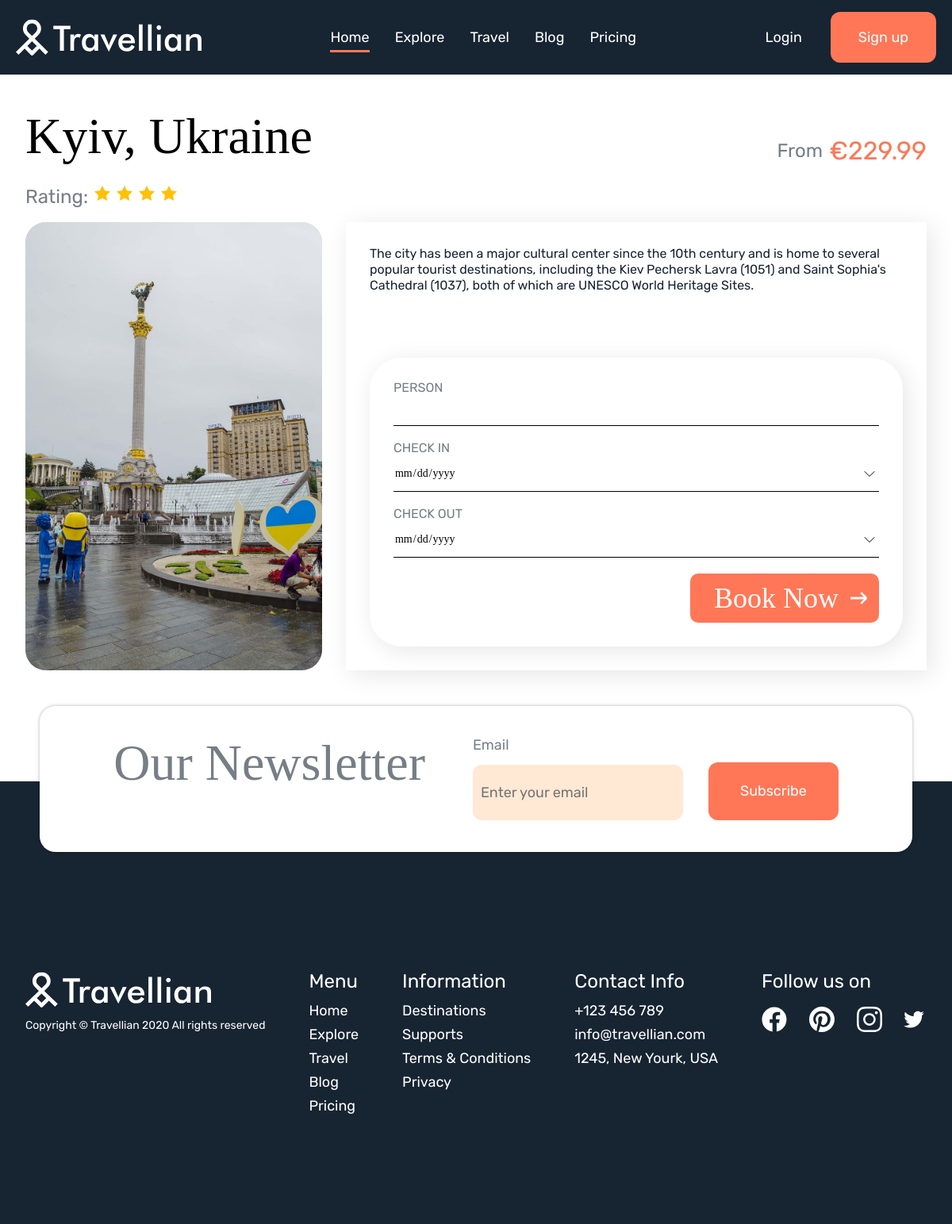
/offers/3, run on the app's committed database.
### kursova_page/models.py (models this page shows, shortened)
class Offers(models.Model):
    location = models.CharField(max_length=255)
    rating = models.IntegerField()
    description = models.TextField()
    pricing = models.FloatField()
    offer_image = models.ImageField(null = True, blank=True, upload_to="images/")

### kursova_page/views.py (the view)
# urls.py: path('offers/<int:id>', offer_item, name='offer_item'),
def offer_item(request, id):
    data = Offers.objects.get(id = id)
    form = registerForm(request)
    return render(request, 'offer-page/index.html', {'data': data, 'form': form})

### kursova_page/forms.py
class AccountCreationForm(UserCreationForm):
    def __init__(self, *args, **kwargs):
        super().__init__(*args, **kwargs)
        self.fields['username'].widget.attrs.update({'placeholder':_('Username')})
        self.fields['password1'].widget.attrs.update({'placeholder':_('Password')})
        self.fields['password2'].widget.attrs.update({'placeholder':_('Repeat password')})

### kursova_page/views.py (called while the page is built)
def registerForm(request):
    if request.method == "POST":
        form = AccountCreationForm(request.POST)
        if form.is_valid():
            form.save()
            return HttpResponseRedirect("/")
        else:
            messages.error(request, form.errors, extra_tags="register")
    else:
        form = AccountCreationForm()
    return form

### kursova_page/templates/offer-page/index.html (shortened to what this page needs)
{% extends '../base.html' %}
{% block head %}
{% load static %}
<head>
    <link rel="stylesheet" href="{% static 'offer-page/styles/style.css' %}">
<head>
{% endblock head %}
{% block content %}
    <section class="offer-info">
        <div class="section-wrap">
            <div class="inner-wrap">
                <div class="offer-info-head">
                    <div class="offer-head-left">
                        <div class="offer-title black-text">
                            <h1 class = "title-big">
                                {{ data.location }}
                            </h1>
                        </div>
                        <div class = "offer-rate">
                            <span class="title-small grey-text">Rating: </span>
                            {% for i in '0123456789'|make_list %}
                            {% if  forloop.counter <= data.rating %}
                            <svg width="24" height="24" viewBox="0 0 24 24" fill="none" xmlns="http://www.w3.org/2000/svg">
                                <path d="M12 2.00006L15.09 8.26006L22 9.27006L17 14.1401L18.18 21.0201L12 17.7701L5.82 21.0201L7 14.1401L2 9.27006L8.91 8.26006L12 2.00006Z" fill="#FFC107"/>
                                </svg>
                            {% endif %}
                        {% endfor %}
                        </div>
                    </div>
                    <div class = "offer-price-wrap">
                        <span class = "title-small grey-text">From</span>
                        <span class = "offer-price">€{{data.pricing}}</span>
                    </div>
                </div>
                <div class="offer-info-content">
                    <img src="../media/{{data.offer_image}}" alt="offer1" class="offer-image-block">
                    <div class="offer-info-content-right">
                        <span class = "offer-description d-block">
                            {{data.description}}
                        </span>
                        <div class="offer-form-wrap">
                            <form class="d-flex offer-form">
                                <div class="form-item flex-column d-flex">
                                    <label for="person">Person</label>
                                    <input type="number" id="person" min="1">
                                </div>
                                <div class="form-item flex-column d-flex">
                                    <label for="check-in">Check in</label>
                                    <input type="date" id="check-in">
                                </div>
                                <div class="form-item flex-column d-flex">
                                    <label for="check-out">Check out</label>
                                    <input type="date" id="check-out">
                                </div>
                                <div class="book-btn d-flex">
                                    <input class = "book-btn pointer" type="submit" value="Book Now">
                                </div>
                            </form>
                        </div>
                    </div>
                </div>
            </div>
        </div>
    </section>
    {% endblock content %}

### kursova_page/templates/base.html (shortened to what this page needs)
<!doctype html>
{% load static %}
<html lang="en-US">
<head>
	<link rel="stylesheet" href="{% static 'styles/style.css' %}">
	{% block head %} {% endblock head %}
	<link rel="stylesheet" href="https://cdnjs.cloudflare.com/ajax/libs/font-awesome/6.5.1/css/all.min.css">
</head>
<body>
	<header id="headerId" class = "head">
		<div class="head-wrapper d-flex">
			<div onclick = "location.href='/';" style="cursor:pointer;" class="logo"></div>
			<nav id="navigation" class="header-menu hide">
				<ul class = "menu">
					<li class="current-item">
						<a class="header-emailform-font" href="/#heroWrap">Home</a>
					</li>
					<li>
						<a class="header-emailform-font" href="/#explore">Explore</a>
					</li>
					<li>
						<a class="header-emailform-font" href="/#travel">Travel</a>
					</li>
					<li>
						<a class="header-emailform-font" href="/#blog">Blog</a>
					</li>
					<li>
						<a class="header-emailform-font" href="/#pricing">Pricing</a>
					</li>
				</ul>
				<span id="slide-line" class="position-absolute"></span>
			</nav>
			<div class="login-wrap hide">
				<div class= "btn-login-signup">
					{% if user.is_authenticated %}
					<a href="{% url 'logout' %}" class="header-emailform-font" id="loginBtn">Logout</a>
					<a href="{% url 'login' %}" class="signup-btn d-flex header-emailform-font">My Account</a>
					{% else %}
					<span class="header-emailform-font" id="loginBtn">Login</span>
					<span class="signup-btn d-flex header-emailform-font" id="signupBtn" >Sign up</span>
					{% endif %}
				</div>
			</div>
		</div>
	</header>
		{% block content %} {% endblock content %}
		<div class="relative-wrap">
			<section class="news-form">
				<div class="news-form-wrap d-flex">
					<h1 class = "title-big grey-text">Our Newsletter</h1>
					<div class="news-email">
						<form class="d-flex email-form">
							<div class="email-input-wrap">
								<label class="header-emailform-font grey-text d-block" for="email">Email</label>
								<input class="email-input header-emailform-font d-block" type="email" id="email" name="email" placeholder="Enter your email">
							</div>
							<input class="email-subscribe header-emailform-font white-text" type="submit" value="Subscribe">
						</form>
					</div>
				</div>
			</section>
		<footer>
			<div class="section-wrap">
				<div class="inner-wrap d-flex">
					<div class="footer-logo">
						<div class="logo"></div>
						<span class = "copyright normal-text d-block white-text">Copyright © Travellian 2020 All rights reserved</span>
					</div>
					<div class="footer-menu">
						<span class = "footer-title title-small d-block white-text">Menu</span>
						<nav>
							<ul class = "menu d-flex">
								<li>
									<a class="list-item" href="/#heroWrap">Home</a>
								</li>
								<li>
									<a class="list-item" href="/#explore">Explore</a>
								</li>
								<li>
									<a class="list-item" href="/#travel">Travel</a>
								</li>
								<li>
									<a class="list-item" href="/#blog">Blog</a>
								</li>
								<li>
									<a class="list-item" href="/#pricing">Pricing</a>
								</li>
							</ul>
						</nav>
					</div>
					<div class="footer-info">
						<span class = "footer-title title-small d-block white-text">Information</span>
						<ul class = "menu">
							<li>
								<a class="list-item" href="#">Destinations</a>
							</li>
							<li>
								<a class="list-item" href="#">Supports</a>
							</li>
							<li>
								<a class="list-item" href="#">Terms & Conditions</a>
							</li>
							<li>
								<a class="list-item" href="#">Privacy</a>
							</li>
						</ul>
					</div>
					<div class="footer-contact">
						<span class = "footer-title title-small d-block white-text">Contact Info</span>
						<ul class = "menu">
							<li>
								<a class="list-item" href="#">+123 456 789</a>
							</li>
							<li>
								<a class="list-item" href="#">info@travellian.com</a>
							</li>
							<li>
								<a class="list-item" href="#">1245, New Yourk, USA</a>
							</li>
						</ul>
					</div>
					<div class="footer-socials">
						<span class = "footer-title title-small d-block white-text">Follow us on</span>
						<div class="social-icons d-flex">
							<a href="https://www.facebook.com/">
							</a>
							<a href="https://www.pinterest.com/">
							</a>
							<a href="https://www.instagram.com/">
							</a>
							<a href="https://twitter.com/">
							</a>
						</div>
					</div>
				</div>
			</div>
		</footer>
	</div>
  </body>
</html>

### kursova_page/static/styles/style.css (style rules this page uses)
body { line-height: normal; }
.white-text { color: #FFF; }
.black-text { color:black }
.grey-text { color:var(--secondary-text-color) !important; }
.d-block { display:block; }
.d-flex { display: flex; }
.pointer { cursor: pointer; }
.title-big { font-family: var(--page-font1); font-size: 40px; }
.title-small, .normal-text { font-family: var(--page-font2); font-size: 18px; }
.header-emailform-font { font-size: 20px; }
input { border: none; }
.position-absolute { position: absolute; }
.section-wrap { padding: 80px 16px; }
.flex-column { flex-direction: column; }
.hide { visibility: hidden; height: 0; padding: 0px !important; transform: translateY(-20%); }
.hide, .header-menu:not(.hide), .head-wrapper { transition: height 200ms ease-in-out 100ms, all 200ms ease-in-out 0ms; }
.login-wrap { transition: all 50ms ease-out 0ms; }
.offer-description , .offer-text-block { flex: 1; }
.btn-login-signup>* { cursor: pointer; }

### kursova_page/static/offer-page/styles/style.css (style rules this page uses)
header { background-color: var(--secondary-color) !important; position: relative; }
.offer-title { margin: 20px 0; }
.head-wrapper { padding-top: 15px !important; padding-bottom: 15px !important;; }
.offer-info-head { margin-bottom: 20px; }
@media only screen and (min-width: 720px) { .offer-form { flex-direction: row; gap: 10px; padding: 20px 0; } }
@media only screen and (min-width: 720px) { .section-wrap { padding-top: 120px !important; } }
@media only screen and (min-width: 1120px) { .offer-info-content, .offer-info-head { grid-auto-flow: column; } }
@media only screen and (min-width: 1120px) { .offer-price-wrap { justify-content: end; } }
@media only screen and (min-width: 1120px) { .offer-info { margin-bottom: 40px !important; } }
.offer-image-block { object-fit: cover; object-position: 50% 20%; max-height: 600px; }
.offer-info-content .offer-image-block { border-radius: 26px; width: 100%; height: fit-content; }
.offer-info-content, .offer-info-head { display: grid; gap: 30px; }
.offer-form { flex-direction: column; gap: 20px; padding: 20px 0; border-radius: 40px; }
.form-item { width: 100%; }
.book-btn { align-self: flex-end; width: max-content; padding: 5px 15px; border-radius: 10px; }
.book-arrow { align-self: center; justify-self: end; }
.form-item input { border-bottom: 1px solid #000; padding-bottom: 10px; font-family: var(--page-font1); font-size: 14px; }
.offer-info-content-right { display: flex; flex-direction: column; gap: 40px; }
.offer-info-content-right, .offer-form { box-shadow: 5px 5px 30px rgba(0,0,0,0.1); padding: 30px; }
.offer-description { flex: 1; }

### kursova_page/static/styles/variables.css (style rules this page uses)
:root { --main-page-color: #FF7757; --secondary-color: #172432; --desktop-vertical-padding: 182px; --secondary-text-color: #767E86; --page-font1: Playfair Display; --page-font2: Rubik; }

### kursova_page/static/styles/header.css (style rules this page uses)
.head { position: fixed; margin: 0; width: 100%; transition: background-color 0.3s ease; z-index: 1; }
.logo { background-image: url("../images/icons/logo1.svg"); background-size: cover; width: 140px; height: 27.521px; }
.head-wrapper { max-width: 1920px; padding: 24px 32px; justify-content: space-between; align-items: center; }
.header-emailform-font, .list-item { color: #FFF; font-family: var(--page-font2); font-size: 18px; text-decoration:none; }
.menu, .btn-login-signup { display: flex; flex-direction: column; }
.header-menu { position: relative; }
.head ul li { display: inline-block; padding: 0 16px; }
.head ul li a { display: inline-block; margin: 10px 0; }
#slide-line { bottom: 0; height: 3px; background-color: var(--main-page-color); -webkit-transition: all .3s ease; transition: all .3s ease; }
.btn-login-signup { align-items: center; gap: 36px; }
.signup-btn { color: #FFF; border: solid 3px transparent ; padding: 20px 32px; justify-content: center; align-items: center; border-radius: 12px; background: var(--main-page-color); }

### kursova_page/static/styles/hero_section.css (style rules this page uses)
.form-item { gap: 12px; }
.form-item label { color:var(--secondary-text-color); font-family: var(--page-font2); font-size: 16px; text-transform: uppercase; }
input[type="date"] { appearance: textfield; -webkit-appearance: textfield; -moz-appearance: textfield; }
.book-btn { width: 100%; background: var(--main-page-color); border: none; color: #FFF; font-family: var(--page-font1); font-size: 36px; height: 100%; text-align: left; }
.book-arrow { width: 21px; stroke-width: 1px; stroke: #FFF; }

### data on the page
Offers: location "Kyiv, Ukraine", rating 4 (drawn), pricing "229.99", offer_image (picture), description "The city has been a major cultural center since the 10th century and is home to several popular tourist destinations, including the Kiev Pechersk Lavra (1051) and Saint Sophia's Cathedral (1037), both of which are UNESCO World Heritage Sites."
